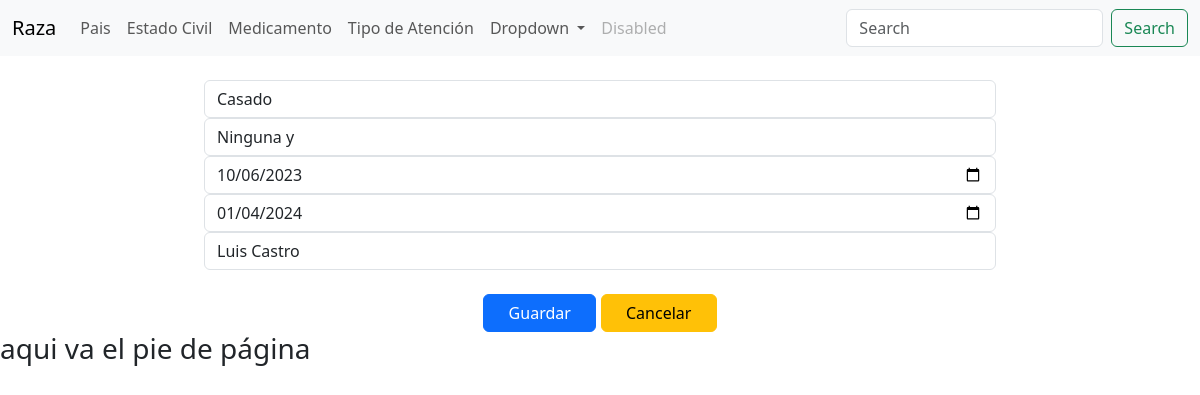
/editarEstado/2, run on the app's committed database.
### Aplicaciones/Registro/models.py (models this page shows)
class Estado_Civil(models.Model):
    codigo_es_va=models.AutoField(primary_key=True)
    nombre_es_va=models.CharField(max_length=50)
    descripcion_va=models.CharField(max_length=150)
    fecha_creacion_va=models.DateField()
    fecha_modificacion_va=models.DateField()
    autor_va=models.CharField(max_length=50)

### Aplicaciones/Registro/views.py (the view)
# urls.py: path('editarEstado/<codigo_es_va>', views.editarEstado),
def editarEstado(request, codigo_es_va):
    estadoEditar=Estado_Civil.objects.get(codigo_es_va=codigo_es_va)
    return render(request, 'editarEstado.html', {'estadocivil': estadoEditar})

### Aplicaciones/Registro/templates/editarEstado.html (shortened to what this page needs)
{% extends "./plantilla.html" %}
{% block contenido %}
{% load static %}
<div class="row">
  <div class="col-md-2">
  </div>
  <div class="col-md-8">
    <form class="" action="/procesarinformacionEstado/" method="post">
        <input type="text" name="nombre_es_va" value="{{estadocivil.nombre_es_va}}" id="nombre_es_va" placeholder="Ingrese el nombre" class="form-control" required>
        <input type="text" name="descripcion_va" value="{{estadocivil.descripcion_va}}" id="descripcion_va" placeholder="Ingrese la descripción" class="form-control" required>
        <input type="date" name="fecha_creacion_va" value="{{estadocivil.fecha_creacion_va|date:'Y-m-d'}}" id="fecha_creacion_va" placeholder="Ingrese la fecha de creación" class="form-control" required>
        <input type="date" name="fecha_modificacion_va" value="{{estadocivil.fecha_modificacion_va|date:'Y-m-d'}}" id="fecha_modificacion_va" placeholder="Ingrese la fecha de modificación" class="form-control" required>
         <input type="text" name="autor_va" value="{{estadocivil.autor_va}}" id="autor_va" placeholder="Ingrese el autor" class="form-control" required>
         <br>
         <center>
           <button type="submit" name="button" class="btn btn-primary">&nbsp;&nbsp;&nbsp;Guardar&nbsp;&nbsp;&nbsp;</button>
           <button type="reset" name="button" class="btn btn-warning">&nbsp;&nbsp;&nbsp;Cancelar&nbsp;&nbsp;&nbsp;</button>
         </center>
      </form>
  </div>
</div>
  {% endblock %}

### data on the page
Estado_Civil: nombre_es_va "Casado", descripcion_va "Ninguna y", fecha_creacion_va "10/06/2023", fecha_modificacion_va "01/04/2024", autor_va "Luis Castro"
